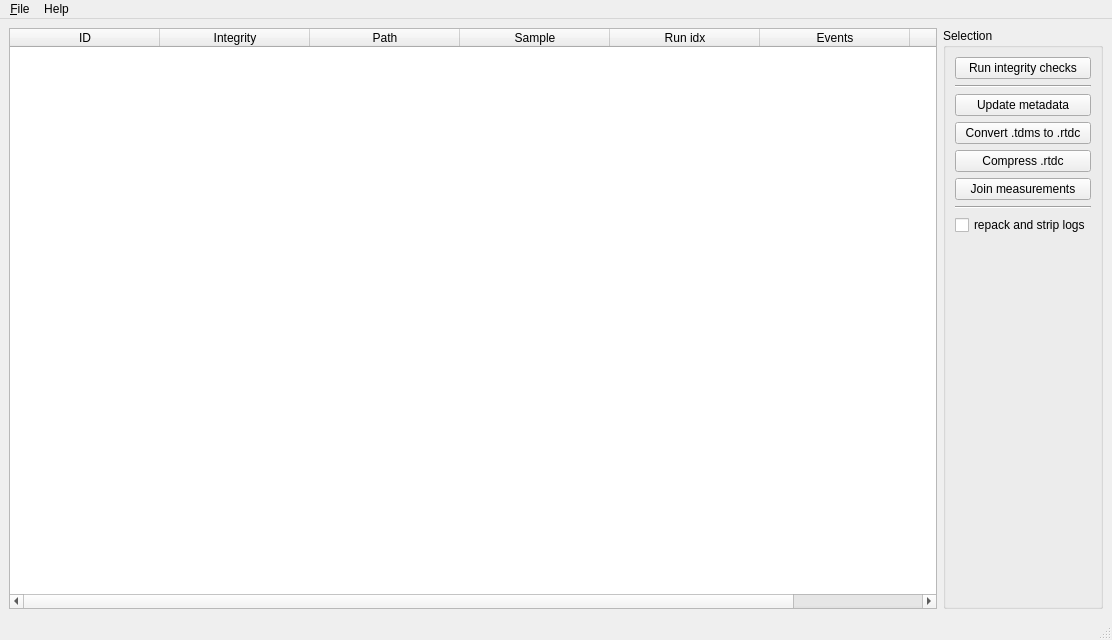
<?xml version="1.0" encoding="UTF-8"?>
<ui version="4.0">
 <class>MainWindow</class>
 <widget class="QMainWindow" name="MainWindow">
  <property name="geometry">
   <rect>
    <x>0</x>
    <y>0</y>
    <width>1112</width>
    <height>640</height>
   </rect>
  </property>
  <property name="acceptDrops">
   <bool>true</bool>
  </property>
  <property name="windowTitle">
   <string>MainWindow</string>
  </property>
  <widget class="QWidget" name="centralwidget">
   <layout class="QHBoxLayout" name="horizontalLayout">
    <item>
     <widget class="QTableWidget" name="tableWidget">
      <property name="dragEnabled">
       <bool>false</bool>
      </property>
      <property name="dragDropMode">
       <enum>QAbstractItemView::NoDragDrop</enum>
      </property>
      <property name="alternatingRowColors">
       <bool>true</bool>
      </property>
      <property name="gridStyle">
       <enum>Qt::CustomDashLine</enum>
      </property>
      <property name="sortingEnabled">
       <bool>true</bool>
      </property>
      <attribute name="horizontalHeaderCascadingSectionResizes">
       <bool>true</bool>
      </attribute>
      <attribute name="horizontalHeaderDefaultSectionSize">
       <number>150</number>
      </attribute>
      <attribute name="horizontalHeaderStretchLastSection">
       <bool>true</bool>
      </attribute>
      <column>
       <property name="text">
        <string>ID</string>
       </property>
      </column>
      <column>
       <property name="text">
        <string>Integrity</string>
       </property>
      </column>
      <column>
       <property name="text">
        <string>Path</string>
       </property>
       <property name="toolTip">
        <string/>
       </property>
      </column>
      <column>
       <property name="text">
        <string>Sample</string>
       </property>
      </column>
      <column>
       <property name="text">
        <string>Run idx</string>
       </property>
      </column>
      <column>
       <property name="text">
        <string>Events</string>
       </property>
      </column>
      <column>
       <property name="text">
        <string>Flow rate</string>
       </property>
      </column>
     </widget>
    </item>
    <item>
     <widget class="QGroupBox" name="groupBox">
      <property name="title">
       <string>Selection</string>
      </property>
      <layout class="QVBoxLayout" name="verticalLayout">
       <item>
        <widget class="QPushButton" name="pushButton_integrity">
         <property name="toolTip">
          <string>checks all datasets for integrity</string>
         </property>
         <property name="text">
          <string>Run integrity checks</string>
         </property>
        </widget>
       </item>
       <item>
        <widget class="Line" name="line">
         <property name="orientation">
          <enum>Qt::Horizontal</enum>
         </property>
        </widget>
       </item>
       <item>
        <widget class="QPushButton" name="pushButton_metadata">
         <property name="toolTip">
          <string>update metadata of individual .rtdc files in-place</string>
         </property>
         <property name="text">
          <string>Update metadata</string>
         </property>
        </widget>
       </item>
       <item>
        <widget class="QPushButton" name="pushButton_tdms2rtdc">
         <property name="enabled">
          <bool>true</bool>
         </property>
         <property name="toolTip">
          <string>convert .tdms measurements to the .rtdc file format (includes update of metadata and lossless compression)</string>
         </property>
         <property name="text">
          <string>Convert .tdms to .rtdc</string>
         </property>
        </widget>
       </item>
       <item>
        <widget class="QPushButton" name="pushButton_compress">
         <property name="toolTip">
          <string>compress .rtdc files lossless to save disk space (includes update of metadata)</string>
         </property>
         <property name="text">
          <string>Compress .rtdc</string>
         </property>
        </widget>
       </item>
       <item>
        <widget class="QPushButton" name="pushButton_join">
         <property name="enabled">
          <bool>true</bool>
         </property>
         <property name="toolTip">
          <string>join multiple measurements into a single .rtdc file ( (includes lossless compression)</string>
         </property>
         <property name="text">
          <string>Join measurements</string>
         </property>
        </widget>
       </item>
       <item>
        <widget class="Line" name="line_2">
         <property name="orientation">
          <enum>Qt::Horizontal</enum>
         </property>
        </widget>
       </item>
       <item>
        <widget class="QCheckBox" name="checkBox_repack">
         <property name="toolTip">
          <string>Ready data for publication</string>
         </property>
         <property name="text">
          <string>repack and strip logs</string>
         </property>
        </widget>
       </item>
       <item>
        <spacer name="verticalSpacer">
         <property name="orientation">
          <enum>Qt::Vertical</enum>
         </property>
         <property name="sizeHint" stdset="0">
          <size>
           <width>20</width>
           <height>40</height>
          </size>
         </property>
        </spacer>
       </item>
      </layout>
     </widget>
    </item>
   </layout>
  </widget>
  <widget class="QMenuBar" name="menubar">
   <property name="geometry">
    <rect>
     <x>0</x>
     <y>0</y>
     <width>1112</width>
     <height>22</height>
    </rect>
   </property>
   <widget class="QMenu" name="menuFile">
    <property name="title">
     <string>&amp;File</string>
    </property>
    <addaction name="action_add"/>
    <addaction name="action_add_folder"/>
    <addaction name="action_clear"/>
    <addaction name="separator"/>
    <addaction name="action_Quit"/>
   </widget>
   <widget class="QMenu" name="menuHelp">
    <property name="title">
     <string>Help</string>
    </property>
    <addaction name="actionSoftware"/>
    <addaction name="actionAbout"/>
   </widget>
   <addaction name="menuFile"/>
   <addaction name="menuHelp"/>
  </widget>
  <widget class="QStatusBar" name="statusbar"/>
  <action name="action_add">
   <property name="text">
    <string>&amp;Add measurements</string>
   </property>
  </action>
  <action name="action_clear">
   <property name="text">
    <string>&amp;Clear measurements</string>
   </property>
  </action>
  <action name="action_Quit">
   <property name="text">
    <string>&amp;Quit</string>
   </property>
  </action>
  <action name="action_add_folder">
   <property name="text">
    <string>Add &amp;folder with measurements</string>
   </property>
  </action>
  <action name="actionAbout">
   <property name="text">
    <string>About</string>
   </property>
  </action>
  <action name="actionSoftware">
   <property name="text">
    <string>Software</string>
   </property>
  </action>
 </widget>
 <resources/>
 <connections/>
</ui>
